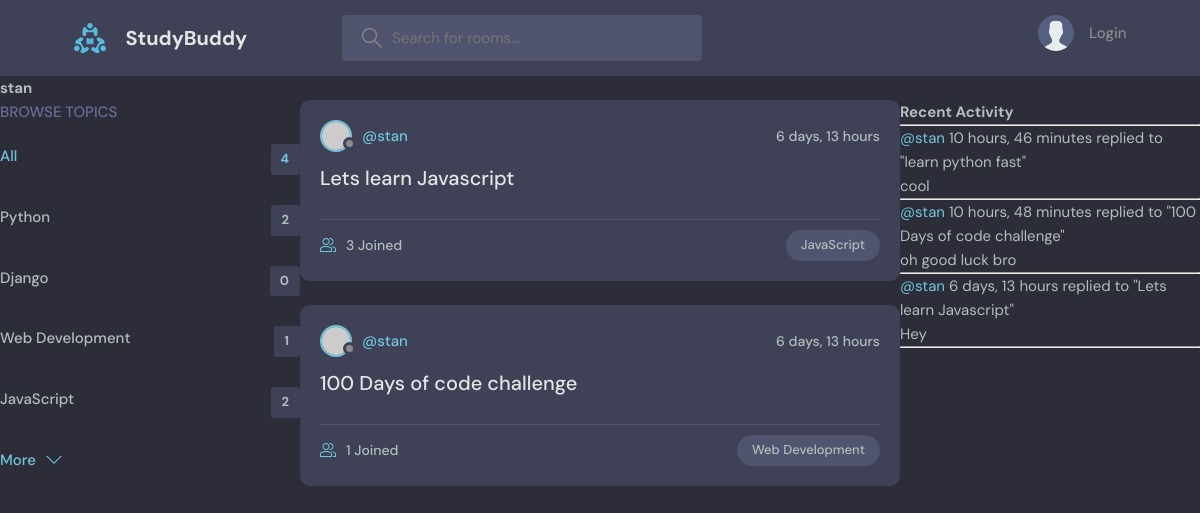
The app's page /profile/1 with its own data.
### base/models.py (models this page shows, shortened)
class Topic(models.Model):
    name = models.CharField(max_length=200)

class Room(models.Model):
    host = models.ForeignKey(User, on_delete=models.SET_NULL, null=True)
    topic = models.ForeignKey(Topic, on_delete=models.SET_NULL, null=True)
    name=models.CharField(max_length=200)
    description = models.TextField(null=True,blank=True)
    participants=models.ManyToManyField(User, related_name='participants',blank=True)
    updated =models.DateTimeField(auto_now=True)
    created =models.DateTimeField(auto_now_add=True)
    class Meta:
        ordering =['-updated','-created']
    def __str__(self):
        return self.name

class Message(models.Model):
    user = models.ForeignKey(User, on_delete=models.CASCADE)
    room = models.ForeignKey(Room, on_delete=models.CASCADE)
    body = models.TextField()
    updated = models.DateTimeField(auto_now=True)
    created = models.DateTimeField(auto_now_add=True)
    class Meta:
        ordering =['-updated','-created']
    def __str__(self):
        return self.body[0:50]

### base/views.py (the view)
# urls.py: path('profile/<str:pk>', views.userProfile, name="user-profile"),
def userProfile(request,pk):
    user=User.objects.get(id=pk)
    rooms =user.room_set.all()
    room_messages = user.message_set.all()
    topics=Topic.objects.all()
    context={'user':user,'rooms':rooms,'room_messages':room_messages,'topics':topics}
    return render(request,'base/profile.html',context)

### base/templates/base/profile.html (shortened to what this page needs)
{% extends 'main.html' %}
{% block content %}
<h1>{{user.username}}</h1>
<div class="profile-container">
    <div>
    {% include 'base/topics_component.html'%}
    </div>
    <div>
        {% include 'base/feed_component.html'%}
    </div>
    <div>
        {% include 'base/activity_component.html'%}
    </div>
</div>
{% endblock content %}

### base/templates/base/topics_component.html
<div class="topics">
  <div class="topics__header">
    <h2>Browse Topics</h2>
  </div>
  <ul class="topics__list">
    <li>
      <a href="{% url 'home'%}" class="active"
        >All <span>{{topics.count}}</span></a
      >
    </li>
    {% for topic in topics %}
    <li>
      <a href="{% url 'home'%}?q={{topic.name}}"
        >{{topic.name}} <span>{{topic.room_set.all.count}}</span></a
      >
    </li>
    {% endfor%}
  </ul>
  <a class="btn btn--link" href="topics.html">
    More
    <svg
      version="1.1"
      xmlns="http://www.w3.org/2000/svg"
      width="32"
      height="32"
      viewBox="0 0 32 32"
    >
      <title>chevron-down</title>
      <path d="M16 21l-13-13h-3l16 16 16-16h-3l-13 13z"></path>
    </svg>
  </a>
</div>

### base/templates/base/feed_component.html (shortened to what this page needs)
{% for room in rooms %}
<div class="roomListRoom">
  <div class="roomListRoom__header">
    <a href="{% url 'user-profile' room.host.id%}" class="roomListRoom__author">
      <div class="avatar avatar--small">
        <img src="https://randomuser.me/api/portraits/women/11.jpg" />
      </div>
      <span>@{{room.host.username}}</span>
    </a>
    <div class="roomListRoom__actions">
      <span>{{room.created|timesince}}</span>
    </div>
  </div>
  <div class="roomListRoom__content">
    <a href="{% url 'room' room.id%}">{{room.name}}</a>
  </div>
  <div class="roomListRoom__meta">
    <a href="{% url 'room' room.id%}" class="roomListRoom__joined">
      {{room.participants.all.count}} Joined
    </a>
    <p class="roomListRoom__topic">{{room.topic.name}}</p>
  </div>
</div>
{% endfor %}

### base/templates/base/activity_component.html (shortened to what this page needs)
<h3>Recent Activity</h3>
<hr />
{% for message in room_messages%}
<div>
  <small>
    <a href="{% url 'user-profile' message.user.id%}">@{{message.user}}</a>
    {{message.created|timesince}}
  </small>
  <small>replied to "{{message.room}}"</small>
  <p>{{message}}</p>
  <hr />
</div>
{% endfor %}

### static/styles/style.css (style rules this page uses)
:root { --color-main: #71c6dd; --color-main-light: #e1f6fb; --color-dark: #3f4156; --color-dark-medium: #51546e; --color-dark-light: #696d97; --color-light: #e5e5e5; --color-gray: #8b8b8b; --color-light-gray: #b2bdbd; --color-bg: #2d2d39; --color-success: #5dd693; --color-error: #fc4b0b; }
* { font-family: "DM Sans", -apple-system, BlinkMacSystemFont, "Segoe UI", Roboto, Oxygen, Ubuntu, Cantarell, "Open Sans", "Helvetica Neue", sans-serif; margin: 0; padding: 0; box-sizing: border-box; text-rendering: optimizeLegibility; font-size: inherit; }
html { font-size: 56.25%; }
@media only screen and (min-width: 1200px) { html { font-size: 62.5%; } }
body { line-height: 1.6; font-weight: 400; font-size: 1.5rem; color: var(--color-light-gray); background-color: var(--color-bg); min-height: 100vh; }
img { width: 100%; }
a { display: inline-block; color: var(--color-main); text-decoration: none; }
.btn { background-color: transparent; border: none; display: inline-flex; align-items: center; gap: 1rem; cursor: pointer; transition: all ease-in-out 0.3s; padding: 1rem 2rem; border-radius: 5px; box-shadow: 1px 1px 3px 1px rgba(0, 0, 0, 0.15); font-weight: 500; }
.btn--link { border-radius: 0; padding: 0; color: var(--color-main); box-shadow: none; }
.btn > svg { fill: currentColor; width: 1.6rem; height: 1.6rem; }
.avatar { position: relative; display: inline-block; border-radius: 50%; border: 2px solid var(--color-main); }
.avatar img { display: block; border-radius: 50%; object-fit: cover; object-position: center; }
.avatar::after { content: ""; display: block; position: absolute; background-color: var(--color-gray); z-index: 111; border-radius: 50%; border: 0.3rem solid var(--color-dark); }
.avatar.avatar--small img { width: 2.8rem; height: 2.8rem; }
.avatar.avatar--small:after { width: 0.7rem; height: 0.7rem; bottom: 0px; right: -6px; }
.topics__header { margin-bottom: 2rem; }
.topics__header h2 { text-transform: uppercase; font-weight: 500; color: var(--color-dark-light); }
.topics__list { list-style: none; }
.topics__list li a { display: flex; justify-content: space-between; margin-bottom: 3rem; font-weight: 500; color: var(--color-light-gray); transition: all 0.3s ease-in-out; }
.topics__list li a.active, .topics__list li a:hover { color: var(--color-main); }
.topics__list li a span { padding: 0.5rem 1rem; background-color: var(--color-dark); border-radius: 3px; font-size: 1.3rem; font-weight: 700; letter-spacing: 1px; }
.roomListRoom { margin-bottom: 2.4rem; background-color: var(--color-dark); border-radius: 1rem; padding: 2rem; }
.roomListRoom__header { display: flex; justify-content: space-between; align-items: center; }
.roomListRoom__author { font-weight: 500; display: flex; align-items: center; gap: 1rem; }
.roomListRoom__actions { display: flex; align-items: flex-start; gap: 1rem; position: relative; }
.roomListRoom__actions span { font-size: 1.4rem; font-weight: 500; }
.roomListRoom__content { margin: 1rem 0; }
.roomListRoom__content a { font-size: 2rem; font-weight: 500; margin-bottom: 1.5rem; color: var(--color-light); transition: all 0.3s ease-in-out; }
.roomListRoom__meta { border-top: 1px solid var(--color-dark-medium); padding-top: 1rem; display: flex; align-items: center; justify-content: space-between; }
.roomListRoom__joined { color: var(--color-light-gray); display: flex; align-items: center; gap: 1rem; font-size: 1.4rem; font-weight: 500; }
.roomListRoom__joined svg { fill: var(--color-main); width: 1.6rem; height: 1.6rem; }
.roomListRoom__topic { padding: 5px 1.5rem; background-color: var(--color-dark-medium); border-radius: 5rem; font-weight: 500; font-size: 1.3rem; }

### base/templates/base/profile.html (style rules this page uses)
.profile-container { display: grid; grid-template-columns: 1fr 2fr 1fr; }

### records on screen
Topic: name "Python", room_set.all.count "2"
Topic: name "Django", room_set.all.count "0"
Topic: name "Web Development", room_set.all.count "1"
Topic: name "JavaScript", room_set.all.count "2"
Room: host.username "stan", created "6 days, 13 hours", name "Lets learn Javascript", participants.all.count "3", topic.name "JavaScript"
Room: host.username "stan", created "6 days, 13 hours", name "100 Days of code challenge", participants.all.count "1", topic.name "Web Development"
Message: user "stan", created "10 hours, 46 minutes", room "learn python fast", body "cool"
Message: user "stan", created "10 hours, 48 minutes", room "100 Days of code challenge", body "oh good luck bro"
Message: user "stan", created "6 days, 13 hours", room "Lets learn Javascript", body "Hey"

### other values on screen
{{ user.username }} "stan"
{{ topics.count }} "4"
